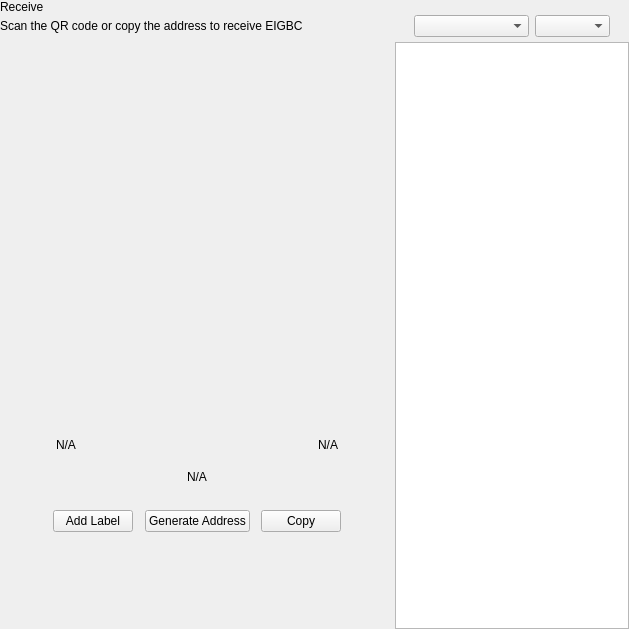
<?xml version="1.0" encoding="UTF-8"?>
<ui version="4.0">
 <class>ReceiveWidget</class>
 <widget class="QWidget" name="ReceiveWidget">
  <property name="geometry">
   <rect>
    <x>0</x>
    <y>0</y>
    <width>629</width>
    <height>629</height>
   </rect>
  </property>
  <property name="minimumSize">
   <size>
    <width>0</width>
    <height>0</height>
   </size>
  </property>
  <property name="windowTitle">
   <string>Form</string>
  </property>
  <layout class="QHBoxLayout" name="horizontalLayout_2" stretch="2,1">
   <property name="spacing">
    <number>0</number>
   </property>
   <property name="leftMargin">
    <number>0</number>
   </property>
   <property name="topMargin">
    <number>0</number>
   </property>
   <property name="rightMargin">
    <number>0</number>
   </property>
   <property name="bottomMargin">
    <number>0</number>
   </property>
   <item>
    <widget class="QWidget" name="left" native="true">
     <layout class="QVBoxLayout" name="verticalLayout_3">
      <property name="leftMargin">
       <number>0</number>
      </property>
      <property name="topMargin">
       <number>0</number>
      </property>
      <property name="rightMargin">
       <number>0</number>
      </property>
      <property name="bottomMargin">
       <number>0</number>
      </property>
      <item>
       <layout class="QVBoxLayout" name="verticalLayout_2">
        <property name="spacing">
         <number>0</number>
        </property>
        <property name="leftMargin">
         <number>0</number>
        </property>
        <item>
         <layout class="QHBoxLayout" name="horizontalLayout_3">
          <property name="spacing">
           <number>0</number>
          </property>
          <item>
           <layout class="QVBoxLayout" name="verticalLayout_4">
            <property name="spacing">
             <number>5</number>
            </property>
            <item>
             <widget class="QLabel" name="labelTitle">
              <property name="text">
               <string>Receive</string>
              </property>
             </widget>
            </item>
            <item alignment="Qt::AlignTop">
             <widget class="QLabel" name="labelSubtitle1">
              <property name="text">
               <string>Scan the QR code or copy the address to receive EIGBC</string>
              </property>
             </widget>
            </item>
           </layout>
          </item>
          <item>
           <spacer name="horizontalSpacer">
            <property name="orientation">
             <enum>Qt::Horizontal</enum>
            </property>
            <property name="sizeHint" stdset="0">
             <size>
              <width>40</width>
              <height>20</height>
             </size>
            </property>
           </spacer>
          </item>
         </layout>
        </item>
        <item>
         <spacer name="verticalSpacer_2">
          <property name="orientation">
           <enum>Qt::Vertical</enum>
          </property>
          <property name="sizeType">
           <enum>QSizePolicy::Expanding</enum>
          </property>
          <property name="sizeHint" stdset="0">
           <size>
            <width>20</width>
            <height>50</height>
           </size>
          </property>
         </spacer>
        </item>
        <item alignment="Qt::AlignHCenter">
         <widget class="QWidget" name="layoutQR" native="true">
          <property name="maximumSize">
           <size>
            <width>510</width>
            <height>16777215</height>
           </size>
          </property>
          <layout class="QVBoxLayout" name="verticalLayoutQr">
           <item>
            <spacer name="verticalSpacer11">
             <property name="orientation">
              <enum>Qt::Vertical</enum>
             </property>
             <property name="sizeType">
              <enum>QSizePolicy::Fixed</enum>
             </property>
             <property name="sizeHint" stdset="0">
              <size>
               <width>20</width>
               <height>20</height>
              </size>
             </property>
            </spacer>
           </item>
           <item alignment="Qt::AlignHCenter">
            <widget class="QLabel" name="labelQrImg">
             <property name="minimumSize">
              <size>
               <width>260</width>
               <height>260</height>
              </size>
             </property>
             <property name="maximumSize">
              <size>
               <width>260</width>
               <height>260</height>
              </size>
             </property>
             <property name="text">
              <string/>
             </property>
             <property name="alignment">
              <set>Qt::AlignCenter</set>
             </property>
            </widget>
           </item>
           <item>
            <spacer name="verticalSpacer_21">
             <property name="orientation">
              <enum>Qt::Vertical</enum>
             </property>
             <property name="sizeType">
              <enum>QSizePolicy::Fixed</enum>
             </property>
             <property name="sizeHint" stdset="0">
              <size>
               <width>20</width>
               <height>30</height>
              </size>
             </property>
            </spacer>
           </item>
           <item>
            <widget class="QWidget" name="widget" native="true">
             <property name="minimumSize">
              <size>
               <width>0</width>
               <height>0</height>
              </size>
             </property>
             <layout class="QHBoxLayout" name="horizontalLayout_5">
              <item>
               <widget class="QLabel" name="labelLabel">
                <property name="text">
                 <string notr="true">N/A</string>
                </property>
               </widget>
              </item>
              <item>
               <spacer name="horizontalSpacer_2">
                <property name="orientation">
                 <enum>Qt::Horizontal</enum>
                </property>
                <property name="sizeHint" stdset="0">
                 <size>
                  <width>141</width>
                  <height>20</height>
                 </size>
                </property>
               </spacer>
              </item>
              <item>
               <widget class="QLabel" name="labelDate">
                <property name="text">
                 <string notr="true">N/A</string>
                </property>
                <property name="alignment">
                 <set>Qt::AlignRight|Qt::AlignTrailing|Qt::AlignVCenter</set>
                </property>
               </widget>
              </item>
             </layout>
            </widget>
           </item>
           <item>
            <widget class="QLabel" name="labelAddress">
             <property name="sizePolicy">
              <sizepolicy hsizetype="Expanding" vsizetype="Preferred">
               <horstretch>0</horstretch>
               <verstretch>0</verstretch>
              </sizepolicy>
             </property>
             <property name="minimumSize">
              <size>
               <width>300</width>
               <height>0</height>
              </size>
             </property>
             <property name="text">
              <string notr="true">N/A</string>
             </property>
             <property name="alignment">
              <set>Qt::AlignCenter</set>
             </property>
            </widget>
           </item>
           <item>
            <spacer name="verticalSpacer_4">
             <property name="orientation">
              <enum>Qt::Vertical</enum>
             </property>
             <property name="sizeType">
              <enum>QSizePolicy::Fixed</enum>
             </property>
             <property name="sizeHint" stdset="0">
              <size>
               <width>20</width>
               <height>20</height>
              </size>
             </property>
            </spacer>
           </item>
           <item>
            <layout class="QHBoxLayout" name="horizontalLayout_4">
             <item alignment="Qt::AlignHCenter">
              <widget class="QPushButton" name="pushButtonLabel">
               <property name="focusPolicy">
                <enum>Qt::NoFocus</enum>
               </property>
               <property name="text">
                <string>Add Label</string>
               </property>
              </widget>
             </item>
             <item alignment="Qt::AlignHCenter">
              <widget class="QPushButton" name="pushButtonNewAddress">
               <property name="focusPolicy">
                <enum>Qt::NoFocus</enum>
               </property>
               <property name="text">
                <string>Generate Address</string>
               </property>
              </widget>
             </item>
             <item alignment="Qt::AlignHCenter">
              <widget class="QPushButton" name="pushButtonCopy">
               <property name="focusPolicy">
                <enum>Qt::NoFocus</enum>
               </property>
               <property name="text">
                <string>Copy</string>
               </property>
              </widget>
             </item>
            </layout>
           </item>
           <item>
            <spacer name="verticalSpacer_3">
             <property name="orientation">
              <enum>Qt::Vertical</enum>
             </property>
             <property name="sizeType">
              <enum>QSizePolicy::Expanding</enum>
             </property>
             <property name="sizeHint" stdset="0">
              <size>
               <width>20</width>
               <height>20</height>
              </size>
             </property>
            </spacer>
           </item>
          </layout>
         </widget>
        </item>
        <item>
         <spacer name="verticalSpacer">
          <property name="orientation">
           <enum>Qt::Vertical</enum>
          </property>
          <property name="sizeHint" stdset="0">
           <size>
            <width>20</width>
            <height>40</height>
           </size>
          </property>
         </spacer>
        </item>
       </layout>
      </item>
     </layout>
    </widget>
   </item>
   <item>
    <widget class="QWidget" name="right" native="true">
     <layout class="QVBoxLayout" name="verticalLayout_5">
      <property name="spacing">
       <number>0</number>
      </property>
      <property name="leftMargin">
       <number>1</number>
      </property>
      <property name="topMargin">
       <number>0</number>
      </property>
      <property name="rightMargin">
       <number>0</number>
      </property>
      <property name="bottomMargin">
       <number>0</number>
      </property>
      <item>
       <layout class="QVBoxLayout" name="container_right">
        <property name="spacing">
         <number>0</number>
        </property>
        <property name="leftMargin">
         <number>0</number>
        </property>
        <property name="rightMargin">
         <number>0</number>
        </property>
        <item>
         <layout class="QVBoxLayout" name="verticalLayout">
          <property name="spacing">
           <number>6</number>
          </property>
          <property name="leftMargin">
           <number>19</number>
          </property>
          <property name="rightMargin">
           <number>19</number>
          </property>
          <item>
           <widget class="OptionButton" name="btnRequest" native="true"/>
          </item>
          <item>
           <widget class="OptionButton" name="btnMyAddresses" native="true">
            <property name="sizePolicy">
             <sizepolicy hsizetype="Preferred" vsizetype="Minimum">
              <horstretch>0</horstretch>
              <verstretch>0</verstretch>
             </sizepolicy>
            </property>
           </widget>
          </item>
         </layout>
        </item>
        <item>
         <widget class="QWidget" name="sortWidget" native="true">
          <layout class="QHBoxLayout" name="horizontalLayout_6">
           <property name="leftMargin">
            <number>19</number>
           </property>
           <property name="rightMargin">
            <number>19</number>
           </property>
           <property name="bottomMargin">
            <number>5</number>
           </property>
           <item>
            <spacer name="horizontalSpacer_3">
             <property name="orientation">
              <enum>Qt::Horizontal</enum>
             </property>
             <property name="sizeHint" stdset="0">
              <size>
               <width>40</width>
               <height>20</height>
              </size>
             </property>
            </spacer>
           </item>
           <item>
            <widget class="QComboBox" name="comboBoxSort">
             <property name="sizePolicy">
              <sizepolicy hsizetype="Preferred" vsizetype="Fixed">
               <horstretch>0</horstretch>
               <verstretch>0</verstretch>
              </sizepolicy>
             </property>
             <property name="minimumSize">
              <size>
               <width>115</width>
               <height>0</height>
              </size>
             </property>
            </widget>
           </item>
           <item>
            <widget class="QComboBox" name="comboBoxSortOrder">
             <property name="sizePolicy">
              <sizepolicy hsizetype="Preferred" vsizetype="Fixed">
               <horstretch>0</horstretch>
               <verstretch>0</verstretch>
              </sizepolicy>
             </property>
             <property name="minimumSize">
              <size>
               <width>75</width>
               <height>0</height>
              </size>
             </property>
            </widget>
           </item>
          </layout>
         </widget>
        </item>
        <item>
         <widget class="QListView" name="listViewAddress"/>
        </item>
       </layout>
      </item>
     </layout>
    </widget>
   </item>
  </layout>
 </widget>
 <customwidgets>
  <customwidget>
   <class>OptionButton</class>
   <extends>QWidget</extends>
   <header>qt/pivx/optionbutton.h</header>
   <container>1</container>
  </customwidget>
 </customwidgets>
 <resources/>
 <connections/>
</ui>
